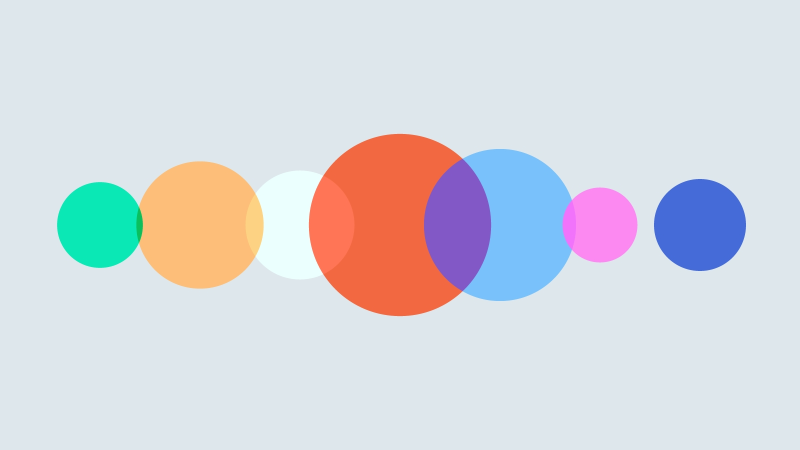
//> input picture test.jpg, 1600 x 900 px (shown at 1/2 size)
$ ./cpp   (built with g++ and OpenCV 4)
//> lines starting //> are read from the running program, lines starting //| are printed output that depends on the picture; after the words box and inside, x2 and y2 are one past the last pixel; in counts of white or black regions, pixels touching at a corner belong together
#include <iostream>
#include <opencv2/opencv.hpp>


void imageShow(cv::Mat image, std::string window_name)
{
    cv::namedWindow("Image", cv::WINDOW_NORMAL); cv::setWindowTitle("Image", window_name);
    cv::moveWindow("Image", 0, 0); cv::resizeWindow("Image", image.size[1]/2, image.size[0]/2);
    cv::imshow("Image", image); cv::waitKey(0);
}

cv::Mat imageCircles(cv::Mat image_orig, cv::Mat image_edges)
{
    std::vector<cv::Vec3f> circles;
    int dp, minDist, param1, param2, minRadius, maxRadius;
    cv::HoughCircles(image_edges, circles, cv::HOUGH_GRADIENT, dp=1.3, minDist=60, param1=50, param2=70, minRadius=0, maxRadius=500);
    std::vector<cv::Vec3f>::const_iterator it = circles.begin();
    while(it != circles.end()){
        cv::circle(image_orig, cv::Point((*it)[0], (*it)[1]), 10, cv::Scalar(0,255,0), -1);
        cv::rectangle(image_orig, cv::Point((*it)[0]-(*it)[2], (*it)[1]-(*it)[2]), cv::Point((*it)[0]+(*it)[2], (*it)[1]+(*it)[2]), cv::Scalar(0,255,0), 3);
    }
}


int main()
{
    std::chrono::steady_clock::time_point time_start = std::chrono::steady_clock::now();
    // Processes:
    cv::Mat image, image_gray, image_edges, image_circles;
    image = cv::imread("../test.jpg");
//> image is the input picture: 900 rows x 1600 cols, CV_8UC3; mean B, G, R 221.6, 215.9, 213.8
    cv::cvtColor(image, image_gray, cv::COLOR_BGR2GRAY);
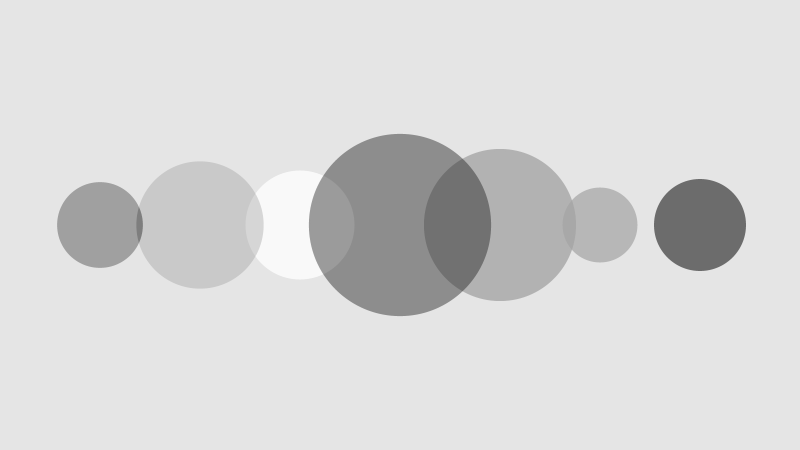
//> image_gray: 900 rows x 1600 cols, CV_8UC1 (shown at 1/2 size); min 107, max 250, mean 216
    cv::Canny(image_gray, image_edges, 50, 100);
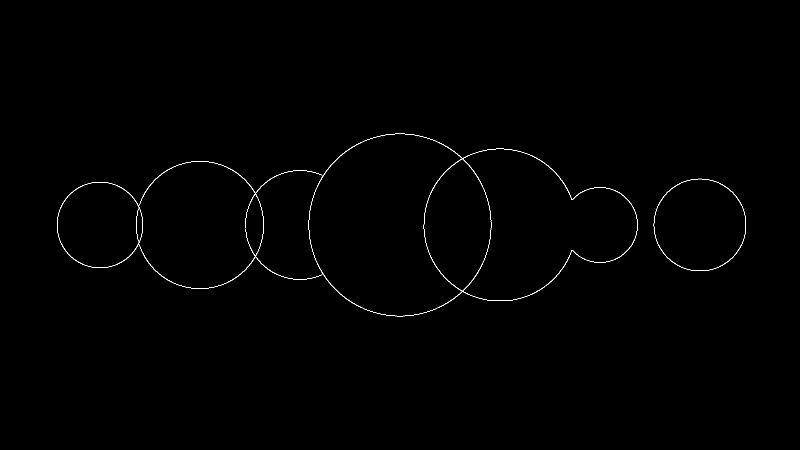
//> image_edges: 900 rows x 1600 cols, CV_8UC1 (shown at 1/2 size); 0.38% white in thin lines or dots, all inside (x1, y1, x2, y2) = (114, 267, 1492, 633)
    std::chrono::steady_clock::time_point time_end = std::chrono::steady_clock::now();
    image_circles = imageCircles(image, image_edges);
//> in imageCircles, `cv::HoughCircles(image_edges, circles, cv::HOUGH_GRADIENT, dp=1.3, min..`: circles = empty
    //
    std::cout << "Processing time: " << std::chrono::duration_cast<std::chrono::milliseconds>(time_end - time_start).count() << " ms" << std::endl;

    imageShow(image, "Original");
    imageShow(image_edges, "image_edges");
    return 0;
}
